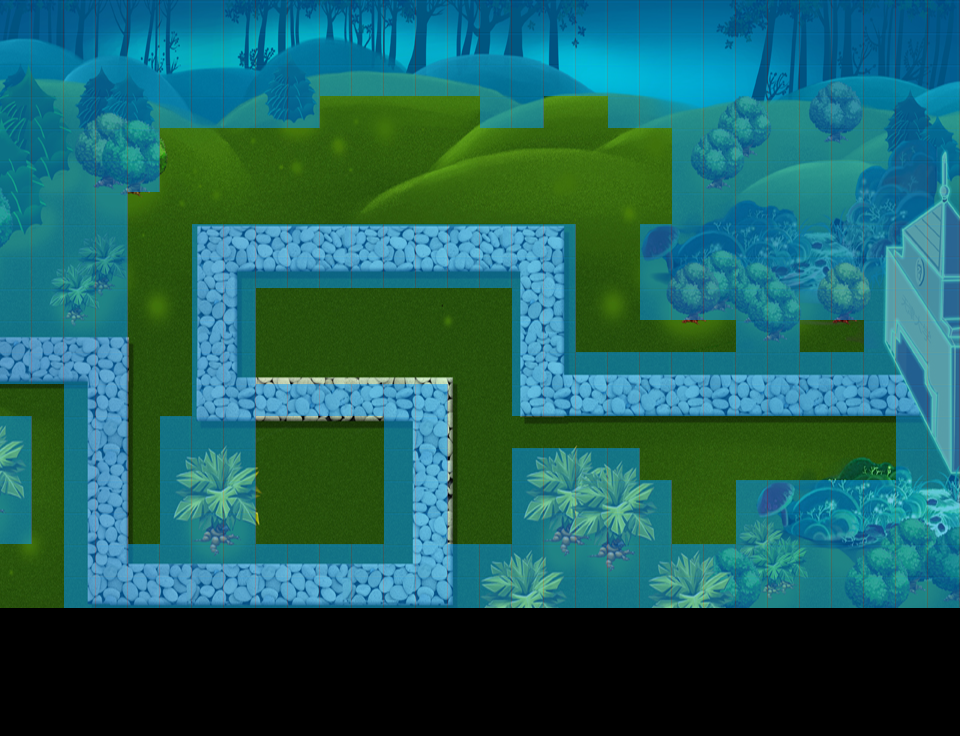

A 2D game scene composited from a Tiled map and its tileset images. What follows is a short description and the map's XML, with each tile layer's data collapsed to a summary:
An orthogonal 30x23 tile map with 32x32 px tiles, 2 tile layers (bg, Meta), 2 tilesets and 10 objects (2x waypoint9, waypoint1, waypoint2, waypoint3, waypoint4, ...).

<map version="1.0" orientation="orthogonal" width="30" height="23" tilewidth="32" tileheight="32">
 <tileset firstgid="1" name="bg" tilewidth="960" tileheight="608">
  <image source="level1_map.png" width="960" height="740" />
 </tileset>
 <tileset firstgid="2" name="map-tile" tilewidth="32" tileheight="32">
  <image source="mate_tiles.png" width="64" height="32" />
 </tileset>
 <layer name="bg" width="30" height="23">
  <data>[690 cells, 1 non-empty, 1 distinct tile ids]</data>
 </layer>
 <layer name="Meta" width="30" height="23">
  <data>[690 cells, 401 non-empty, 1 distinct tile ids]</data>
 </layer>
 <objectgroup name="waypoint" width="30" height="23">
  <object name="waypoint1" x="-107" y="349" width="25" height="28" />
  <object name="waypoint2" x="96" y="348" width="25" height="28" />
  <object name="waypoint3" x="95" y="568" width="25" height="28" />
  <object name="waypoint4" x="415" y="572" width="25" height="28" />
  <object name="waypoint5" x="417" y="392" width="25" height="28" />
  <object name="waypoint6" x="200" y="385" width="25" height="28" />
  <object name="waypoint7" x="200" y="232" width="25" height="28" />
  <object name="waypoint8" x="525" y="235" width="25" height="28" />
  <object name="waypoint9" x="528" y="379" width="25" height="28" />
  <object name="waypoint9" x="916" y="385" width="25" height="28" />
 </objectgroup>
</map>